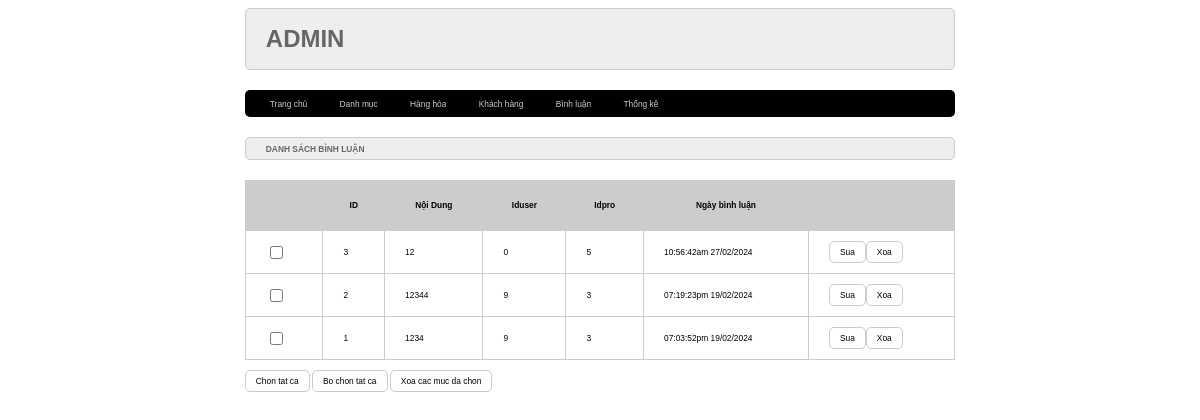
Screenshot of /admin/index.php?act=dsbl with the database file from the repository.
### tables this page shows
CREATE TABLE `binhluan` (
  `id` int NOT NULL,
  `noidung` varchar(255) NOT NULL,
  `iduser` int NOT NULL,
  `idpro` int NOT NULL,
  `ngaybinhluan` varchar(30) NOT NULL
);

### model/pdo.php (called while the page is built, shortened)
<?php
function pdo_get_connection(){
    $dburl = "mysql:host=localhost;dbname=tttn;charset=utf8";
    $username = 'root';
    $password = '';
    $conn = new PDO($dburl, $username, $password);
    $conn->setAttribute(PDO::ATTR_ERRMODE, PDO::ERRMODE_EXCEPTION);
    return $conn;
}
function pdo_query($sql){
    $sql_args = array_slice(func_get_args(), 1);
    try{
        $conn = pdo_get_connection();
        $stmt = $conn->prepare($sql);
        $stmt->execute($sql_args);
        $rows = $stmt->fetchAll();
        return $rows;
    }
    catch(PDOException $e){
        throw $e;
    }
    finally{
        unset($conn);
    }
}

### model/binhluan.php (called while the page is built, shortened)
<?php
function loadall_binhluan($idpro){
    $sql="select * from binhluan where 1";
    $sql.=" order by id desc";
    $listbl=pdo_query($sql);
    return $listbl;
}
?>

### admin/binhluan/list.php (the view)
<div class="row">
            <div class="row frmtitle">
                <h1>DANH SÁCH BÌNH LUẬN</h1>
            </div>
            <div class="row frmcontent">
                <div class="row mb10 frmdsloai">
                    <table>
                        <tr>
                            <th></th>
                            <th>ID</th>
                            <th>Nội Dung</th>
                            <th>Iduser</th>
                            <th>Idpro</th>
                            <th>Ngày bình luận</th>
                            <th></th>
                        </tr>
                        <?php
                        foreach($listbinhluan as $binhluan){
                            extract($binhluan);
                            $suabl="index.php?act=suabl&id=".$id;
                            $xoabl="index.php?act=xoabl&id=".$id;
                            echo '<tr>
                            <td><input type="checkbox" name="" id=""></td>
                            <td>'.$id.'</td>
                            <td>'.$noidung.'</td>
                            <td>'.$iduser.'</td>
                            <td>'.$idpro.'</td>
                            <td>'.$ngaybinhluan.'</td>
                            <td><a href="'.$suabl.'"><input type="button" value="Sua"></a><a href="'.$xoabl.'"><input type="button" value="Xoa"></a></td>
                        </tr>';
                        }
                        ?>
                    </table>
                </div>
                <div class="row mb10">
                    <input type="button" value="Chon tat ca">
                    <input type="button" value="Bo chon tat ca">
                    <input type="button" value="Xoa cac muc da chon">
                </div>
            </div>
        </div>

### css/style.css (style rules this page uses)
* { box-sizing: border-box; font-family: sans-serif; font-size: 0.7vw; }
.row { float: left; width: 100%; }
.mb10 { margin-bottom: 10px; }
.formtaikhoan input[type="submit"], .frmcontent input[type="submit"], .formtaikhoan input[type="reset"], .frmcontent input[type="reset"], .frmcontent input[type="button"] { border-radius: 5px; padding: 5px 10px; background-color: white; border: 1px #CCC solid; }
.frmtitle { background-color:#EEE; border: 1px #CCC solid; color: #666; border-radius: 5px; padding: 0px 20px; }
.frmcontent { padding: 20px 0px; }
.frmdsloai table { width: 100%; border-collapse:collapse ; }
.frmdsloai table th { padding: 20px; background-color: #CCC; }
.frmdsloai table td { padding: 10px 20px; border: 1px #CCC solid; }

### rows the page displays
binhluan: id "3", noidung "12", iduser "0", idpro "5", ngaybinhluan "10:56:42am 27/02/2024"
binhluan: id "2", noidung "12344", iduser "9", idpro "3", ngaybinhluan "07:19:23pm 19/02/2024"
binhluan: id "1", noidung "1234", iduser "9", idpro "3", ngaybinhluan "07:03:52pm 19/02/2024"
